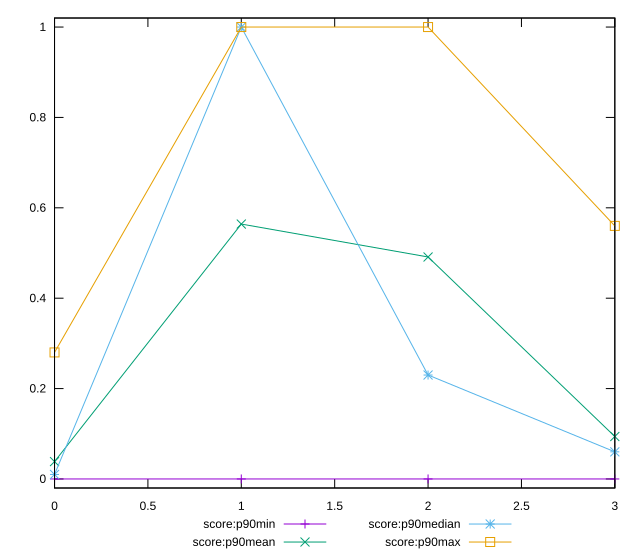

Here is the gnuplot script that generated this plot:
reset

$scoreP90Min <<EOF
0 0
1 0
2 0
3 0
EOF

$scoreP90Mean <<EOF
0 0.03840425531914893
1 0.5640425531914892
2 0.49118279569892465
3 0.09393617021276594
EOF

$scoreP90Median <<EOF
0 0.01
1 1
2 0.23
3 0.06
EOF

$scoreP90Max <<EOF
0 0.28
1 1
2 1
3 0.56
EOF

set key outside below
set xrange [0:3]
set yrange [-0.02:1.02]
set trange [-0.02:1.02]
set terminal svg size 640, 560 enhanced background rgb 'white'
set output "reports/report_00027_2021-02-24T12-40-31.850Z/estimated-input-latency/progression/score.svg"

plot $scoreP90Min title "score:p90min" with linespoints, \
     $scoreP90Mean title "score:p90mean" with linespoints, \
     $scoreP90Median title "score:p90median" with linespoints, \
     $scoreP90Max title "score:p90max" with linespoints

reset
